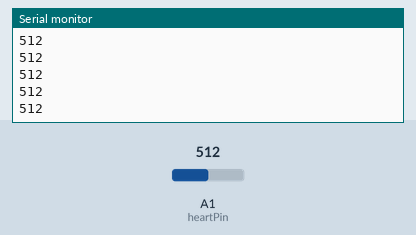
Simulated run of this sketch. Board: Arduino Uno, built with avr-gcc and run on an emulated ATmega328P. On the bench: the last lines printed to the serial monitor. The test bench sets the inputs (shaded band); at power-on: A1 (heartPin) = 512.

Above: at 1.2 s.
1.3 s: A1 (heartPin) set to 716
At 2.2 s:
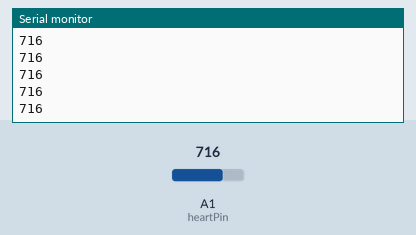
2.8 s: A1 (heartPin) set to 900
At 3.7 s:
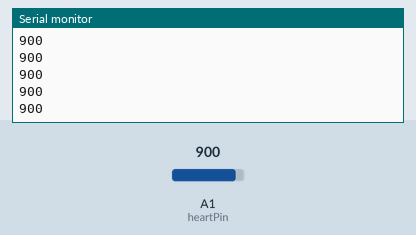
Timing chart, 0 to 5.8 s (numbered marks = the images above; inputs shaded):
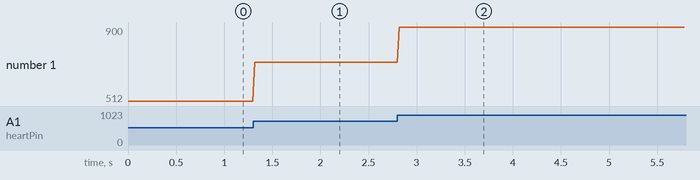

The sketch:

heartrateAnalogMode.ino
```cpp
// (licence header left out)
#define heartPin A1

void setup() {
  Serial.begin(115200);
}
void loop() {
  int heartValue = analogRead(heartPin);
  Serial.println(heartValue);
  delay(20);
}
```

Measured:
- after the input at 1.3 s, the serial monitor: prints a new line at once (image 1)
- after the input at 2.8 s, the serial monitor: prints a new line at once (image 2)
- plotted number 1: 512 → 716 after the input at 1.3 s, 716 → 900 after the input at 2.8 s
